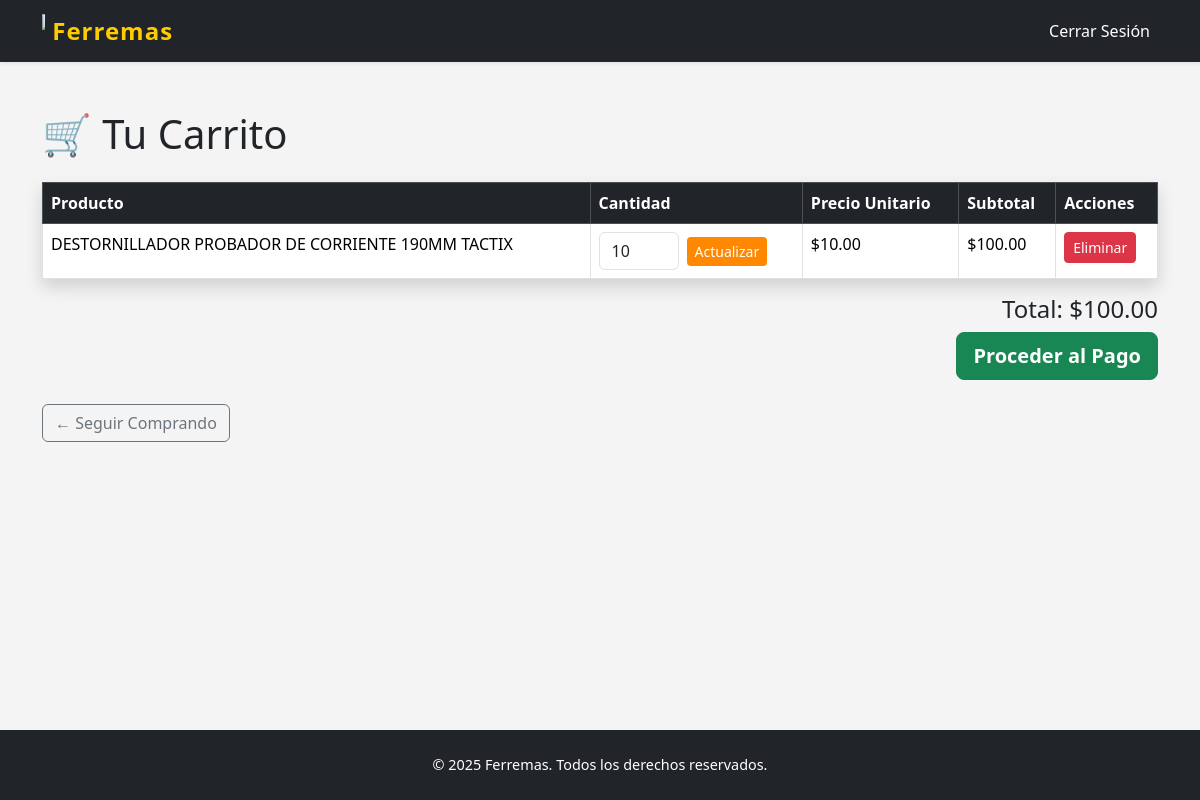
The page /api/carrito/ (signed in) on the database its author committed.
### ferremas/models.py (models this page shows, shortened)
class Herramienta(models.Model):
    CATEGORIAS = [
        ('electricas', 'Eléctricas'),
        ('manuales', 'Manuales'),
        ('medicion', 'Medición'),
        ('otros', 'Otros'),
    ]
    codigo_interno = models.CharField(max_length=50)
    codigo_fabricante = models.CharField(max_length=50, null=True, blank=True)
    marca = models.CharField(max_length=50, null=True, blank=True)
    nombre = models.CharField(max_length=100)
    descripcion = models.TextField()
    precio = models.DecimalField(max_digits=10, decimal_places=2)
    stock = models.IntegerField()
    imagen = models.ImageField(upload_to='herramientas/', null=True, blank=True)
    categoria = models.CharField(max_length=20, choices=CATEGORIAS, default='otros')

### ferremas/views.py (the view)
# urls.py: path('carrito/', views.ver_carrito, name='ver_carrito'),
@login_required
def ver_carrito(request):
    try:
        carrito = Carrito.objects.get(usuario=request.user)
        items_bd = ItemCarrito.objects.filter(carrito=carrito)
    except Carrito.DoesNotExist:
        items_bd = []
    items = []
    total = 0
    for item in items_bd:
        herramienta = item.herramienta
        cantidad = item.cantidad
        precio = herramienta.precio
        subtotal = precio * cantidad
        items.append({
            'herramienta_id': herramienta.id,
            'nombre': herramienta.nombre,
            'monto': precio,
            'cantidad': cantidad,
            'total': subtotal
        })
        total += subtotal
    return render(request, 'ferremas/carrito.html', {
        'items': items,
        'total_carrito': total
    })

### ferremas/templates/ferremas/carrito.html (shortened to what this page needs)
{% load static %}
<!DOCTYPE html>
<html lang="es">
<head>
    <link href="https://cdn.jsdelivr.net/npm/bootstrap@5.3.3/dist/css/bootstrap.min.css" rel="stylesheet">
    <link href="{% static 'css/inicio.css' %}" rel="stylesheet">
</head>
<body class="d-flex flex-column min-vh-100">
    <nav class="navbar navbar-expand-lg navbar-dark bg-dark shadow-sm">
        <div class="container">
            <a class="navbar-brand fw-bold text-warning" href="{% url 'inicio' %}">
                <img src="{% static 'ferremas/logo.png' %}" alt="Ferremas" width="3" height="30"
                    class="d-inline-block align-text-top">
                Ferremas
            </a>
            <div class="collapse navbar-collapse" id="navbarNav">
                <ul class="navbar-nav">
                    <li class="nav-item">
                        <a class="nav-link" href="{% url 'logout' %}">Cerrar Sesión</a>
                    </li>
                </ul>
            </div>
        </div>
    </nav>
<main class="flex-grow-1">
<div class="container py-5">
    <h1 class="mb-4">🛒 Tu Carrito</h1>
    {% if items %}
        <table class="table table-bordered table-hover bg-white shadow">
            <thead class="table-dark">
                <tr>
                    <th>Producto</th>
                    <th>Cantidad</th>
                    <th>Precio Unitario</th>
                    <th>Subtotal</th>
                    <th>Acciones</th>
                </tr>
            </thead>
            <tbody>
                {% for item in items %}
                    <tr>
                        <td>{{ item.nombre }}</td>
                        <td>
                            <form method="post" action="{% url 'actualizar_cantidad' item.herramienta_id %}" class="d-flex align-items-center">
                                <input type="number" name="cantidad" min="1" value="{{ item.cantidad }}" class="form-control me-2" style="width: 80px;">
                                <button type="submit" class="btn btn-primary btn-sm">Actualizar</button>
                            </form>
                        </td>
                        <td>${{ item.monto }}</td>
                        <td>${{ item.total }}</td>
                        <td>
                            <form method="post" action="{% url 'eliminar_del_carrito' item.herramienta_id %}">
                                <button type="submit" class="btn btn-danger btn-sm">Eliminar</button>
                            </form>
                        </td>
                    </tr>
                {% endfor %}
            </tbody>
        </table>
        <h4 class="text-end">Total: ${{ total_carrito }}</h4>
        <div class="text-end">
            <form action="{% url 'iniciar_pago' %}" method="post">
                <button type="submit" class="btn btn-success btn-lg fw-bold">Proceder al Pago</button>
            </form>
        </div>
    {% else %}
        <div class="alert alert-info">Tu carrito está vacío.</div>
    {% endif %}
    <a href="{% url 'inicio' %}" class="btn btn-outline-secondary mt-4">← Seguir Comprando</a>
</div>
 </main>
<footer class="bg-dark text-white text-center py-4 mt-5">
    <div class="container">
        <p class="mb-0">&copy; 2025 Ferremas. Todos los derechos reservados.</p>
    </div>
</footer>
</body>
</html>

### ferremas/static/css/inicio.css (style rules this page uses)
body { background-color: #f4f4f4; font-family: 'Segoe UI', sans-serif; }
.navbar { box-shadow: 0 4px 6px rgba(0, 0, 0, 0.3); background-color: #343a40; }
.navbar-brand { font-weight: bold; font-size: 1.5rem; letter-spacing: 1px; color: #ffcc00 !important; }
.navbar-nav .nav-link { color: #ffffff !important; margin-left: 10px; }
.btn-primary { background-color: #ff8800; border: none; }
footer { background-color: #212529; color: #adb5bd; font-size: 0.9rem; }

### rows shown on the page
Herramienta: nombre "DESTORNILLADOR PROBADOR DE CORRIENTE 190MM TACTIX", monto "10.00"

### other values the page prints
{{ item.total }} "100.00"
{{ total_carrito }} "100.00"
